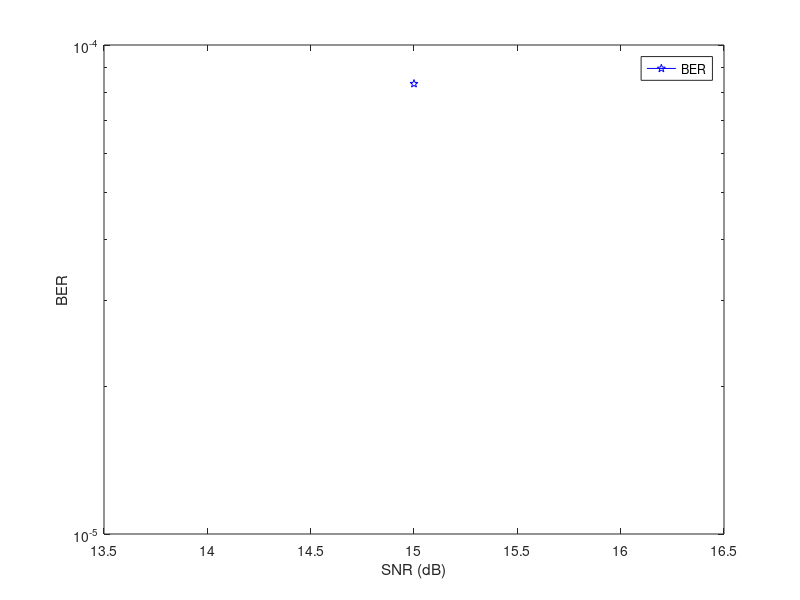

Here is the MATLAB script that generated this plot:
% Program to simulate performance of SM-OSTBC in 4x4 MIMO system 
% 16-QAM Modulation.
% SO-SD detector
% (C)2024 Le Minh Tuan, FEE1 - PTIT
% Date: March 2028

%*********************************************************
clear all;
% close all;
clc;

nT=4;                       % No of TxAnt
nR=4;                       % No of RxAnt
nA=4;                       % Number of active antenna
T=2;                        %No of symbol periods per block
nd=2;                       % Number of QAM symbol per Alamouti Code block

TM=16;                      %16-QAM Modulation
ml=log2(TM);                %Number of bits per 16-QAM symbol
SM=16;                      %Number of SC codewords
m=log2(SM);                 %Number of bits per SC codeword

SNRdB=[15];           % Signal-to-noise power ratio (in dB): 10*log10(Ps/Pn)
SNR=10.^(SNRdB/10);         % Convert to SNR (Ps/Pn)
S_SNR=sqrt(SNR);

%Total number of received signal blocks to be written in files
IterNo=[1000];

%-------Store integer values for 16-QAM modulation -----
v=[-3 -1 1 3];

%------Store bit sequence for 16-QAM symbol mapping ---
Bv=[0 0;0 1;1 1;1 0];

%-----Store dispersion matrices for Alamouti OSTBC----

A(:,:,1)=[1 0;0 1];
A(:,:,2)=[0 -1;1 0];
B(:,:,1)=[1 0;0 -1];
B(:,:,2)=[0 1;1 0];

%-----Store 16 SC codewords --------
S(:,:,1)=(1/2)*[1  1;-1  1;1  1;-1  1]; 
S(:,:,2)=(1/2)*[1  1;-1  1;1  1i;1i  1]; 
S(:,:,3)=(1/2)*[1  1;-1  1;1  -1;1  1];
S(:,:,4)=(1/2)*[1  1;-1  1;1  -1i;-1i  1];
S(:,:,5)=(1/2)*[1  1;-1  1;-1  1;-1  -1]; 
S(:,:,6)=(1/2)*[1  1;-1  1;-1  1i;1i  -1]; 
S(:,:,7)=(1/2)*[1  1;-1  1;-1  -1;1  -1];
S(:,:,8)=(1/2)*[1  1;-1  1;-1  -1i;-1i  -1];
S(:,:,9)=(1/2)*[1  1;-1  1;1i  1;-1  1i]; 
S(:,:,10)=(1/2)*[1  1;-1  1;1i  1i;1i  1i]; 
S(:,:,11)=(1/2)*[1  1;-1  1;1i  -1;1  1i];
S(:,:,12)=(1/2)*[1  1;-1  1;1i  -1i;-1i  1i];
S(:,:,13)=(1/2)*[1  1;-1  1;-1i  1;-1  -1i]; 
S(:,:,14)=(1/2)*[1  1;-1  1;-1i  1i;1i  -1i]; 
S(:,:,15)=(1/2)*[1  1;-1  1;-1i  -1;1  -1i];
S(:,:,16)=(1/2)*[1  1;-1  1;-1i  -1i;-1i  -1i];

%------Store bit sequence for SC codeword mapping ---
Bs=[0 0 0 0;0 0 0 1;0 0 1 0;0 0 1 1;0 1 0 0;0 1 0 1;0 1 1 0;0 1 1 1;...
    1 0 0 0;1 0 0 1;1 0 1 0;1 0 1 1;1 1 0 0;1 1 0 1;1 1 1 0;1 1 1 1;];
   
Es = 10; % Symbol energy of 16-QAM  
S_SNR=S_SNR./sqrt(2*Es);  %Normalized S_SNR with symbol energy


% [SMConst,SM]=SM_Codeword_Gen_SubsetnA_ver5(nT,TM,'psk',nA,4);
% 
% bin1=dec2bin(0:SM-1);
% bin2=dec2bin(0:TM-1);

txt=['b-p'];

Tx_SCcodeword=['SM_OSTBC_Tx_SC_Codewords_' int2str(nT) 'Tx' int2str(T) 'Symbol_Periods.dat'];
fidSC = fopen(Tx_SCcodeword,'w');

Tx_SCTxData=['SM_OSTBC_Tx_SC_Data_' int2str(nT) 'Tx' int2str(T) 'Symbol_Periods.dat'];
fidSCTxData = fopen(Tx_SCTxData,'w');

Tx_OSTBC=['SM_OSTBC_Tx_OSTBCs_' int2str(T) 'Tx' int2str(T) 'Symbol_Periods.dat'];
fidOSTBC = fopen(Tx_OSTBC,'w');

Tx_SMOSTBC=['SM_OSTBC_Tx_SMOSTBCs_' int2str(nT) 'Tx' int2str(T) 'Symbol_Periods.dat'];
fidSMOSTBC = fopen(Tx_SMOSTBC,'w');

Tx_OSTBCTxData=['SM_OSTBC_Tx_OSTBC_Data_' int2str(nT) 'Tx' int2str(T) 'Symbol_Periods.dat'];
fidOSTBCTxData = fopen(Tx_OSTBCTxData,'w');

Rx_Noise=['SM_OSTBC_Rx_Noise_'  int2str(SNRdB) 'dBSNR_'  int2str(nR) 'Rx' int2str(T) 'Symbol_Periods.dat'];
fidNoise = fopen(Rx_Noise,'w');

Channel=['SM_OSTBC_RayleighChannel_' int2str(nR) 'Rx' int2str(nT) 'Tx.dat'];
fidCH = fopen(Channel,'w');

Rx_Signal=['SM_OSTBC_RxSignal_' int2str(SNRdB) 'dBSNR_' int2str(nR) 'Rx' int2str(T) 'Symbol_Periods.dat'];
fidRxSig = fopen(Rx_Signal,'w');



% Pre-generate data for simulation
Len=5000;   % Length of OSTBC blocks, channel matrix and noise

%--Generate SC codeword indices for data mapping
Sid=randi(SM,1,Len);

%--Generate noise matrices, each element has zero min and unit variance ----
Noise=(randn(nR,T,Len)+1i*randn(nR,T,Len))./sqrt(2);

%--Generate Rayleigh fading channel matrices, each element has zero min and unit variance ----
H=(randn(nR,nT,Len)+1i*randn(nR,nT,Len))/sqrt(2);

%--Generate data indices for real part of nd 16-QAM symbols
I_data=randi(sqrt(TM), nd,Len);

%--Generate data indices for real part of nd 16-QAM symbols
Q_data=randi(sqrt(TM), nd,Len);

Sindx=[1:SM];
% NTMConst=repmat(TMConst,nR,SM);

Index2=[1:4:2*T*T*SM;4:4:2*T*T*SM];

for n=1:length(SNR)
    ne1=0;
    ne2=0;
    ns=0;
    Smg=0;
    Nmg=0;
    for i=1:IterNo(n)
        %Check if more data need to be generated for simulation
        nn=mod(i,Len)+1;
        if nn==Len %More data need to be generated
            Sid=randi(SM,1,Len);
            Noise=(randn(nR,T,Len)+j*randn(nR,T,Len))./sqrt(2);
            H=(randn(nR,nT,Len)+j*randn(nR,nT,Len))/sqrt(2);
            
            %--Generate data indices for real part of nd 16-QAM symbols
            I_data=randi(sqrt(TM), nd,Len);
            
            %--Generate data indices for real part of nd 16-QAM symbols
            Q_data=randi(sqrt(TM), nd,Len);
        end
        %Select SC codeword to be transmitted 
        Sc=Sid(nn);
        St=S(:,:,Sid(nn));

        %Print the real and imaginary part of SC codewords
        fprintf(fidSC,'%3.6f\t%3.6f\n',real(St));
        fprintf(fidSC,'%3.6f\t%3.6f\n',imag(St));

        %Print SC codewords index and Tx Data
        fprintf(fidSCTxData,'%d\t%d\t%d\t%d\t%d\n',Sc,Bs(Sc,:));


        %Select the real and imaginary part of 16-QAM symbols
        xI=v(I_data(:,nn));
        xQ=v(Q_data(:,nn));

        %Print 16-QAM index and Tx Data
        fprintf(fidOSTBCTxData,'%d\t%d\t%d\t%d\n',[I_data(1,nn) Bv(I_data(1,nn),:)]);
        fprintf(fidOSTBCTxData,'\n%d\t%d\t%d\t%d\n',[I_data(2,nn) Bv(I_data(2,nn),:)]);
        fprintf(fidOSTBCTxData,'\n%d\t%d\t%d\t%d\n',[Q_data(1,nn) Bv(Q_data(1,nn),:)]);
        fprintf(fidOSTBCTxData,'\n%d\t%d\t%d\t%d\n',[Q_data(2,nn) Bv(Q_data(2,nn),:)]);
        fprintf(fidOSTBCTxData,'\n');


        %Generate OSTBC matrix using dispersion matrices
        X=A(:,:,1)*xI(1)+1i*B(:,:,1)*xQ(1)+A(:,:,2)*xI(2)+1i*B(:,:,2)*xQ(2);

        %Print the real and imaginary part of OSTBC
        fprintf(fidOSTBC,'%3.6f\t%3.6f\n',real(X));
        fprintf(fidOSTBC,'%3.6f\t%3.6f\n',imag(X));

        %Compute noise with given SNR
        Z=Noise(:,:,nn)./S_SNR(n);

        %Print the real and imaginary part of Noise
        fprintf(fidNoise,'%3.6f\t%3.6f\n',real(Z));
        fprintf(fidNoise,'%3.6f\t%3.6f\n',imag(Z));

        % Generate received signal at the receiver
        C=St*X;
        Y=H(:,:,nn)*C+Z;

        %Print the real and imaginary part of SM-OSTBC
        fprintf(fidSMOSTBC,'%3.6f\t%3.6f\n',real(C));
        fprintf(fidSMOSTBC,'%3.6f\t%3.6f\n',imag(C));

        %Print the real and imaginary part of Rayleight Channel
        fprintf(fidCH,'%3.6f\t%3.6f\n',real(H(:,:,nn)));
        fprintf(fidCH,'%3.6f\t%3.6f\n',imag(H(:,:,nn)));

        %Print the real and imaginary part of Rx Signal
        fprintf(fidRxSig,'%3.6f\t%3.6f\n',real(Y));
        fprintf(fidRxSig,'%3.6f\t%3.6f\n',imag(Y));
        
        %Calculate transmit power and noise power
        Smg=Smg+trace(C'*C);
        Nmg=Nmg+trace(Z'*Z);

        %-------Signal Detection using SO-ML detector--------

        %Compute equivalent channels for all 16 SC codewords
        Hq=(H(:,:,nn)*S(:,1:T*SM));
        %Compute Dh for all 16 SC codewords
        Hn=(sum(Hq.*conj(Hq),1));
        Dh=(sum(reshape(Hn,T,SM)));
        
        %Compute xI_q, xQ_q for all 16 SC codewords
        YH=Y'*Hq;
        
        AYH(:,:,1)=A(:,:,1)*YH;
        AYH(:,:,2)=A(:,:,2)*YH;
        
        BYH(:,:,1)=B(:,:,1)*YH;
        BYH(:,:,2)=B(:,:,2)*YH;
        
        %Compute the trace of real(A*Y'*Hq)
        xI_q=sum(real(AYH(Index2)));
        %Divide by Dh to get xI_q
        xI_q=reshape(xI_q,SM,2)'./Dh(ones(nd,1),:);

        %Compute the trace of imag(B*Y'*HH)
        xQ_q=sum(imag(BYH(Index2)));
        %Divide by Dh to get xI_q
        xQ_q=-reshape(xQ_q,SM,2)'./Dh(ones(nd,1),:);

        %Compute Rq for all 16 SC codewords
        Rq=sum(xI_q.*xI_q)+sum(xQ_q.*xQ_q);
        
        %Detect 16-QAM symbols corresponding to each SC codewords
        for k1=1:nd
            Ttemp=xI_q(k1,:);

            dI_q=v(ones(SM,1),:).'-Ttemp(ones(sqrt(TM),1),:);
            dI_q=dI_q.*dI_q;
            [dtemp2(:,2*k1-1) mIQ(:,2*k1-1)]=min(dI_q);

            Ttemp=xQ_q(k1,:);
            dQ_q=v(ones(SM,1),:).'-Ttemp(ones(sqrt(TM),1),:);
            dQ_q=dQ_q.*dQ_q;
            [dtemp2(:,2*k1) mIQ(:,2*k1)]=min(dQ_q);
        end
                     
        % ---Compute d_q ---
        d_q=(sum(dtemp2,2)-Rq').*Dh';
        
        %---find d_q min and the corresponding index
        [dmin qmin]=min(d_q);
        
        %--Determine transmitted 16-QAM symbols
        m_min=mIQ(qmin,:)';
        
        %Compute number of bit errors for SC codewords
        ne1=ne1+length(find(Bs(qmin,:)~=Bs(Sc,:)));
        %Compute number of bit errors for 16-QAM symbols
        ne2=ne2+length(find([Bv(m_min(1:2:3),:) Bv(m_min(2:2:4),:)]~=[Bv(I_data(:,nn),:) Bv(Q_data(:,nn),:)]));%42s
    end
        %----Compute BER ----
     ber(n)=(sum(ne1)+sum(ne2))/(m+2*ml)/IterNo(n);
     
     %Compute SNR at each receive antenna of the receiver
     Smg=Smg/IterNo(n);
     Nmg=Nmg/IterNo(n)/nR;
     10*log10(Smg/Nmg)
end

% Plot BER vs SNR (in dB) in logarithm scale

fclose('all');

semilogy(SNRdB,ber,txt)
hold on
xlabel('SNR (dB)')
ylabel('BER')
legend('BER')
